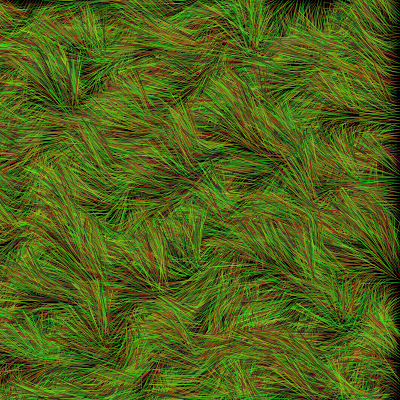
Frame 1 (no input)
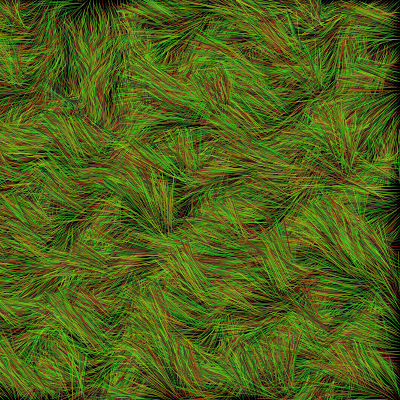
Frame 60 (the mouse pressed at the canvas centre just before this capture)
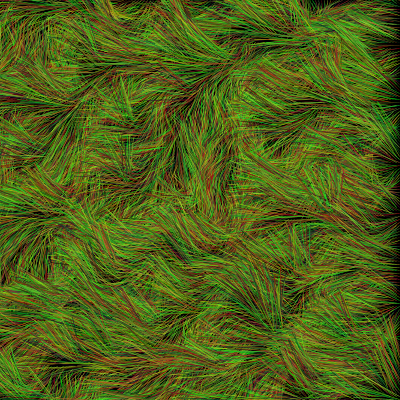
Frame 120 (the mouse held since frame 60 and released just before this capture)

The Processing sketch that drew these frames (run headless with seeded random() and noise(); from frame 60 on, the mouse is pressed at the canvas centre):

// Processing sketch: processing_46197
// ── processing_46197.pde

//Author:Dulce Andino
//Purpose:Class Exercise
// noise grid variations (Listing 5.4, p.91-92 of Pearson 2011)
// noise grid with noise variance added to the movement
 
 
float xstart, xnoise, ystart, ynoise; 
float xstartNoise, ystartNoise;
 
void setup() {   
  size(400,400);
  smooth();
  background(0);
  frameRate(24);
   
  xstartNoise = random(10);  // use noise for start positions
  ystartNoise = random(10);
  xstart = random(10);
  ystart = random(10);
}
 
void draw() {
 background(0);  // clears backgound every frame
   
  xstartNoise += 0.01;
  ystartNoise += 0.01;
  xstart +=(noise(xstartNoise) * 0.1) - 0.1;  // varies by +/- 0.25 every frame
  ystart +=(noise(ystartNoise) * 0.1) - 0.1;
   
  xnoise = xstart;
  ynoise = ystart;
   
  for (int y = 0; y <= height; y+=3) {
    ynoise += 0.1;                                    
    xnoise = xstart;
    for (int x = 0; x <= width; x+=3) {
      xnoise += 0.1;    
      drawPoint(x, y, noise(xnoise, ynoise));
    }
  }
}
 
void drawPoint(float x, float y, float noiseFactor) {   
  
  int r=255;
    int g=255;
    int b=255;
 
    r=floor(random(193));
    g=floor(random(235));
    b=floor(random(60));

  
  pushMatrix();
  translate(x, y);
  rotate(noiseFactor * radians(360));
  stroke(r,g,b);
  strokeWeight(0.5);
  line(0, 0, 40, 0);
  popMatrix();
}
